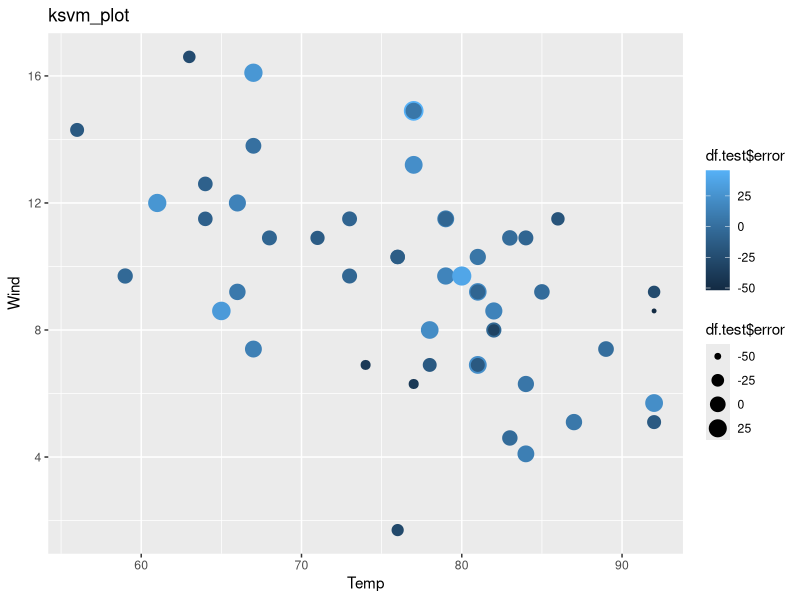
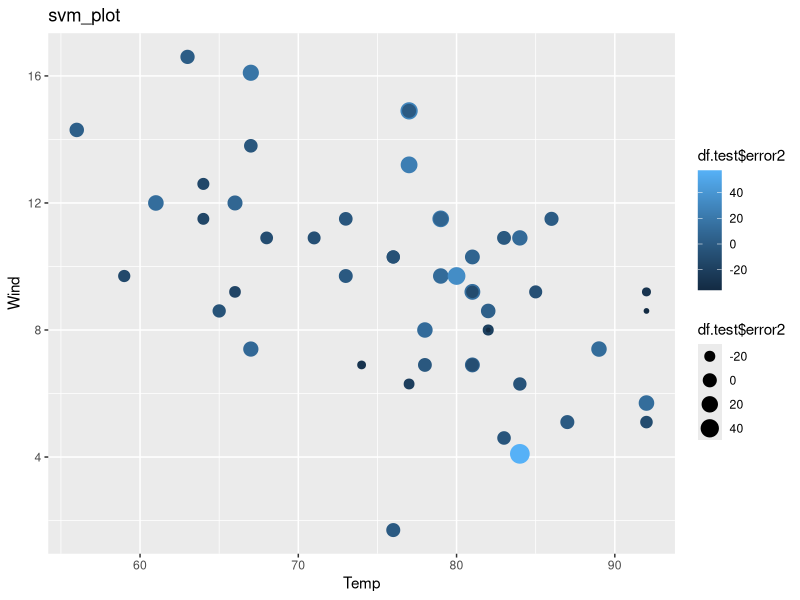

Write the R code that produced these figures, in order. (Note: this script raises an error after producing the figures.)
library(e1071)
library(grid)
library(gridExtra)
library(lattice)
library(ggplot2)
#Import airquality dataset as a dataframe
df <- airquality
dim(df)

# For loop to fill NA values with mean
for(i in 1:ncol(df)){
  df[is.na(df[,i]), i] <- mean(df[,i], na.rm = TRUE)
}

#Command to check for NA values
is.na(df)

#Drop Month and Day columns from df.test
df$Month <- NULL
df$Day <- NULL

#Split dataset into training and test
nrows = nrow(df)
cutPoint <- floor(nrows/3*2)
rand <- sample(1:nrows)
head(rand)
df.train <- df[rand[1:cutPoint],]
df.test <- df[rand[(cutPoint+1):nrows],]
str(df.train)
df.train
str(df.test)
df.test

#Install kernlab pacakage
library(kernlab)

#Instantiate a model class
ksvm_model <- ksvm(Ozone ~Solar.R + Wind + Temp, data = df.train,kernel="rbfdot",kpar="automatic",C=50,cross=3,prob.model=TRUE)
ksvm_model
df.test$pred <- predict(ksvm_model, df.test)
df.test$error <- df.test$Ozone - df.test$pred

#Calculate the Root Mean Sqaured Error
library(Metrics)
rmse(df.test$Ozone, df.test$pred)
#Plot the results using a scatter plot, X axis = Temeprature, y axis = wind, size = error
ksvm_plot <- ggplot(df.test, aes(x=Temp, y=Wind)) + geom_point(aes(size=df.test$error, color = df.test$error)) + ggtitle("ksvm_plot")

#Generate models and plot results for 'svm' (in the e1071 package)
library(e1071)
svm_model2 <- svm(Ozone ~Solar.R + Wind + Temp, data = df.train,kpar="automatic",C=50,cross=3,prob.model=TRUE)
df.test$pred2 <- predict(svm_model2, df.test)
df.test$error2 <- df.test$Ozone - df.test$pred2
#Calculate the rmse for 'svm' model of e1071 package
rmse(df.test$Ozone, df.test$pred2)
#Plot the results using a scatter plot, X axis = Temeprature, y axis = wind, size = error
svm_plot <- ggplot(df.test, aes(x=Temp, y=Wind)) + geom_point(aes(size=df.test$error2, color = df.test$error2)) + ggtitle('svm_plot')

# Generate a similar result using lm model
lm_model <- lm(formula = Ozone ~ Solar.R + Wind + Temp, data = df.train)
df.test$pred3 <- predict(lm_model, df.test)
df.test$error3 <- df.test$Ozone - df.test$pred3
summary(lm_model)
abline(lm_model)
#Plot the results use ggplot scatter plot, use gridarrange function
lm_plot <- ggplot(df.test, aes(x = Temp, y = Wind))+ geom_point() + stat_smooth(method = 'lm', col = "red") + ggtitle("lm_plot")

grid.arrange(ksvm_plot, svm_plot, lm_plot, nrow = 2)
